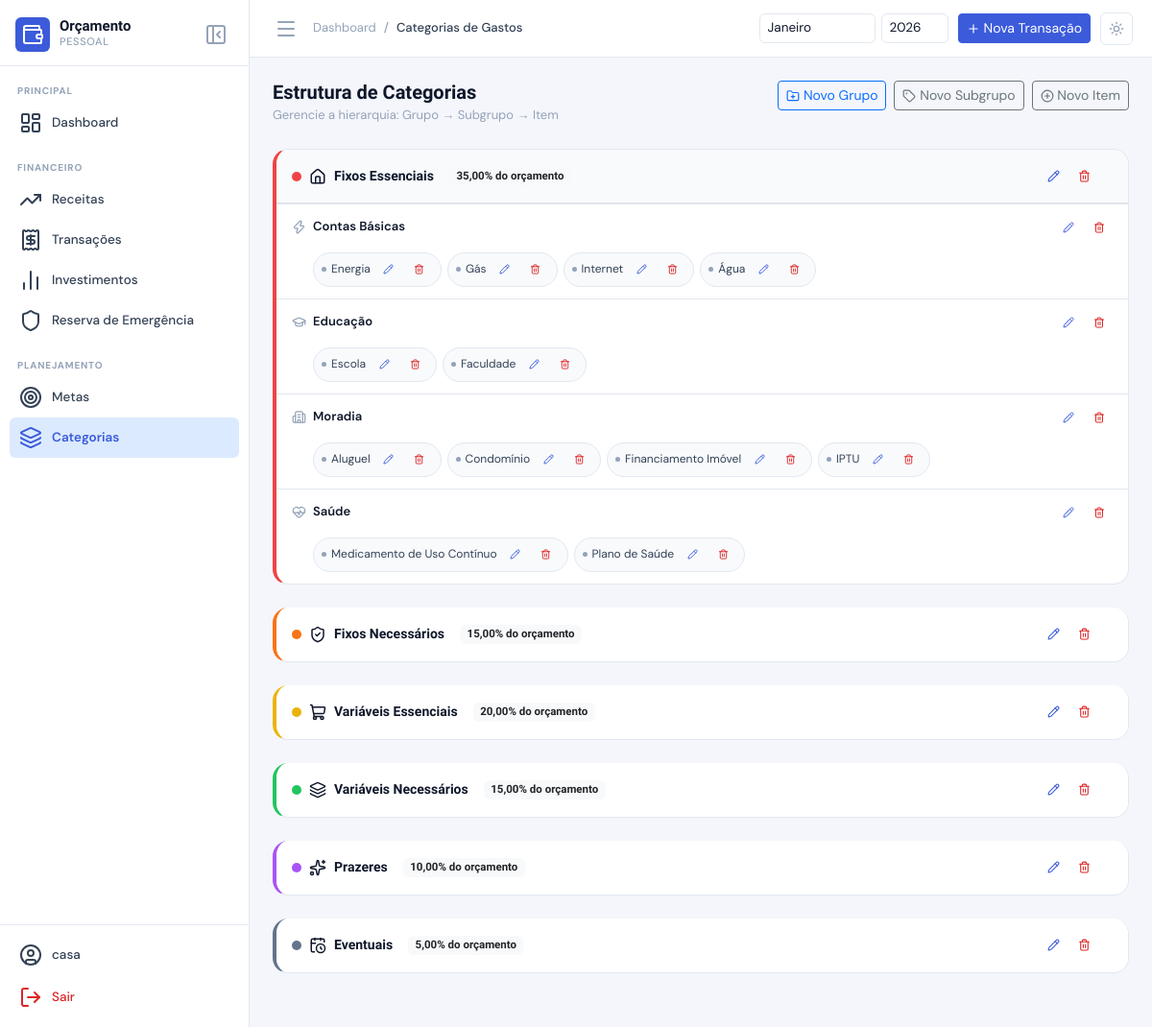
Screenshot of /gastos/ (signed in) with the database file from the repository.
### core/models.py (models this page shows, shortened)
class ExpenseGroup(models.Model):
    user = models.ForeignKey(User, on_delete=models.CASCADE, related_name='expense_groups')
    name = models.CharField('Nome do Grupo', max_length=100)
    target_percentage = models.DecimalField(
        '% Alvo do Orçamento', max_digits=5, decimal_places=2, default=0,
        help_text='Percentual da renda mensal destinado a este grupo'
    )
    color = models.CharField('Cor (hex)', max_length=7, default='#6366f1')
    icon = models.CharField('Ícone (Lucide)', max_length=50, default='layers')
    order = models.PositiveSmallIntegerField('Ordem', default=0)
    is_active = models.BooleanField('Ativo', default=True)
    class Meta:
        verbose_name = 'Grupo de Despesa'
        verbose_name_plural = 'Grupos de Despesa'
        ordering = ['order', 'name']
        unique_together = ['user', 'name']

class ExpenseSubgroup(models.Model):
    group = models.ForeignKey(
        ExpenseGroup, on_delete=models.CASCADE, related_name='subgroups',
        verbose_name='Grupo'
    )
    name = models.CharField('Nome do Subgrupo', max_length=100)
    icon = models.CharField('Ícone (Lucide)', max_length=50, default='tag')
    order = models.PositiveSmallIntegerField('Ordem', default=0)
    is_active = models.BooleanField('Ativo', default=True)
    class Meta:
        verbose_name = 'Subgrupo de Despesa'
        verbose_name_plural = 'Subgrupos de Despesa'
        ordering = ['order', 'name']
        unique_together = ['group', 'name']

class ExpenseItem(models.Model):
    subgroup = models.ForeignKey(
        ExpenseSubgroup, on_delete=models.CASCADE, related_name='items',
        verbose_name='Subgrupo'
    )
    name = models.CharField('Nome do Item', max_length=100)
    is_active = models.BooleanField('Ativo', default=True)
    class Meta:
        verbose_name = 'Item de Despesa'
        verbose_name_plural = 'Itens de Despesa'
        ordering = ['name']
        unique_together = ['subgroup', 'name']

### core/views/expenses.py (the view)
# urls.py: path('gastos/', expenses.ExpenseStructureView.as_view(), name='expense-structure'),
class ExpenseStructureView(LoginRequiredMixin, TemplateView):
    template_name = 'expenses/structure.html'
    def get_context_data(self, **kwargs):
        ctx = super().get_context_data(**kwargs)
        user = self.request.user
        today = datetime.date.today()
        groups = (
            ExpenseGroup.objects
            .filter(user=user)
            .prefetch_related('subgroups__items')
            .order_by('order')
        )
        income_month = Income.objects.filter(
            user=user, date__year=today.year, date__month=today.month
        ).aggregate(total=Sum('amount'))['total'] or Decimal('0')
        ctx.update({
            'groups': groups,
            'income_month': income_month,
            'group_form': ExpenseGroupForm(),
            'subgroup_form': ExpenseSubgroupForm(user=user),
            'item_form': ExpenseItemForm(user=user),
        })
        return ctx

### core/forms.py
class ExpenseGroupForm(forms.ModelForm):
    class Meta:
        model = ExpenseGroup
        fields = ['name', 'target_percentage', 'color', 'icon', 'order']
        labels = {
            'name': 'Nome do Grupo',
            'target_percentage': '% Alvo do Orçamento',
            'color': 'Cor',
            'icon': 'Ícone',
            'order': 'Ordem',
        }
        widgets = {
            'color': forms.TextInput(attrs={'type': 'color'}),
            'icon': forms.TextInput(attrs={'placeholder': 'Ex: home, shield-check'}),
            'target_percentage': forms.NumberInput(attrs={'step': '0.5', 'min': '0', 'max': '100'}),
        }

class ExpenseSubgroupForm(forms.ModelForm):
    class Meta:
        model = ExpenseSubgroup
        fields = ['group', 'name', 'icon', 'order']
        labels = {
            'group': 'Grupo',
            'name': 'Nome do Subgrupo',
            'icon': 'Ícone',
            'order': 'Ordem',
        }
        widgets = {
            'icon': forms.TextInput(attrs={'placeholder': 'Ex: home, tag'}),
        }
    def __init__(self, *args, user=None, **kwargs):
        super().__init__(*args, **kwargs)
        if user:
            self.fields['group'].queryset = ExpenseGroup.objects.filter(user=user, is_active=True)

### templates/expenses/structure.html (shortened to what this page needs)
{% extends 'base.html' %}
{% block breadcrumb %}
<li class="breadcrumb-item"><a href="{% url 'core:dashboard' %}">Dashboard</a></li>
<li class="breadcrumb-item active">Categorias de Gastos</li>
{% endblock %}
{% block content %}
<div class="page-header mb-4">
  <div>
    <h4 class="page-title">Estrutura de Categorias</h4>
    <p class="page-subtitle text-muted">Gerencie a hierarquia: Grupo → Subgrupo → Item</p>
  </div>
  <div class="page-actions">
    <a href="{% url 'core:expense-group-create' %}" class="btn btn-outline-primary btn-sm">
      <i data-lucide="folder-plus" style="width:14px;height:14px;"></i> Novo Grupo
    </a>
    <a href="{% url 'core:expense-subgroup-create' %}" class="btn btn-outline-secondary btn-sm">
      <i data-lucide="tag" style="width:14px;height:14px;"></i> Novo Subgrupo
    </a>
    <a href="{% url 'core:expense-item-create' %}" class="btn btn-outline-secondary btn-sm">
      <i data-lucide="plus-circle" style="width:14px;height:14px;"></i> Novo Item
    </a>
  </div>
</div>
<div class="accordion structure-accordion" id="groupsAccordion">
  {% for group in groups %}
  <div class="accordion-item structure-group mb-3" style="--group-color: {{ group.color }};">
    <h2 class="accordion-header">
      <button class="accordion-button {% if not forloop.first %}collapsed{% endif %} structure-group-btn"
              type="button"
              data-bs-toggle="collapse"
              data-bs-target="#group-{{ group.pk }}"
              aria-expanded="{% if forloop.first %}true{% else %}false{% endif %}">
        <div class="structure-group-info">
          <span class="structure-group-dot" style="background:{{ group.color }};"></span>
          <i data-lucide="{{ group.icon }}" style="width:18px;height:18px;"></i>
          <strong>{{ group.name }}</strong>
          <span class="badge bg-light text-dark ms-2">{{ group.target_percentage }}% do orçamento</span>
        </div>
        <div class="structure-group-actions ms-auto me-3">
          <a href="{% url 'core:expense-group-update' group.pk %}" class="btn-icon btn-icon--edit" onclick="event.stopPropagation()">
            <i data-lucide="pencil" style="width:13px;height:13px;"></i>
          </a>
          <a href="{% url 'core:expense-group-delete' group.pk %}" class="btn-icon btn-icon--delete" onclick="event.stopPropagation()">
            <i data-lucide="trash-2" style="width:13px;height:13px;"></i>
          </a>
        </div>
      </button>
    </h2>
    <div id="group-{{ group.pk }}" class="accordion-collapse collapse {% if forloop.first %}show{% endif %}">
      <div class="accordion-body p-0">
        {% for subgroup in group.subgroups.all %}
        <div class="structure-subgroup">
          <div class="structure-subgroup-header">
            <i data-lucide="{{ subgroup.icon }}" style="width:15px;height:15px;color:var(--color-muted);"></i>
            <span class="structure-subgroup-name">{{ subgroup.name }}</span>
            <div class="ms-auto d-flex gap-1">
              <a href="{% url 'core:expense-subgroup-update' subgroup.pk %}" class="btn-icon btn-icon--edit">
                <i data-lucide="pencil" style="width:12px;height:12px;"></i>
              </a>
              <a href="{% url 'core:expense-subgroup-delete' subgroup.pk %}" class="btn-icon btn-icon--delete">
                <i data-lucide="trash-2" style="width:12px;height:12px;"></i>
              </a>
            </div>
          </div>
          <div class="structure-items-wrap">
            {% for item in subgroup.items.all %}
            <div class="structure-item">
              <span class="structure-item-dot"></span>
              <span class="structure-item-name">{{ item.name }}</span>
              <div class="ms-auto d-flex gap-1">
                <a href="{% url 'core:expense-item-update' item.pk %}" class="btn-icon btn-icon--edit" style="padding:2px 4px;">
                  <i data-lucide="pencil" style="width:11px;height:11px;"></i>
                </a>
                <a href="{% url 'core:expense-item-delete' item.pk %}" class="btn-icon btn-icon--delete" style="padding:2px 4px;">
                  <i data-lucide="trash-2" style="width:11px;height:11px;"></i>
                </a>
              </div>
            </div>
            {% empty %}
            <span class="text-muted small ps-3">Nenhum item cadastrado.</span>
            {% endfor %}
          </div>
        </div>
        {% empty %}
        <div class="p-4 text-muted text-center">
          <p>Nenhum subgrupo neste grupo.</p>
          <a href="{% url 'core:expense-subgroup-create' %}" class="btn btn-outline-secondary btn-sm">Adicionar Subgrupo</a>
        </div>
        {% endfor %}
      </div>
    </div>
  </div>
  {% empty %}
  <div class="empty-state text-center py-5">
    <i data-lucide="layers" style="width:60px;height:60px;opacity:.2;"></i>
    <h5 class="mt-3 text-muted">Nenhum grupo cadastrado</h5>
    <a href="{% url 'core:expense-group-create' %}" class="btn btn-primary">Criar Grupo</a>
  </div>
  {% endfor %}
</div>
{% endblock %}

### templates/base.html (shortened to what this page needs)
<!DOCTYPE html>
<html lang="pt-BR" data-theme="light">
<head>
  <link href="https://cdn.jsdelivr.net/npm/bootstrap@5.3.3/dist/css/bootstrap.min.css" rel="stylesheet" />
  {% load static %}
  <link rel="stylesheet" href="{% static 'css/main.css' %}" />
</head>
<body>
  {% if user.is_authenticated %}
  <aside class="sidebar" id="sidebar">
    <div class="sidebar-header">
      <div class="brand">
        <div class="brand-icon">
          <i data-lucide="wallet"></i>
        </div>
        <div class="brand-text">
          <span class="brand-name">Orçamento</span>
          <span class="brand-sub">Pessoal</span>
        </div>
      </div>
      <button class="sidebar-toggle-btn" id="sidebarToggle" aria-label="Fechar menu">
        <i data-lucide="panel-left-close"></i>
      </button>
    </div>
    <nav class="sidebar-nav">
      <div class="nav-section">
        <span class="nav-label">Principal</span>
        <a href="{% url 'core:dashboard' %}" class="nav-item {% if request.resolver_match.url_name == 'dashboard' %}active{% endif %}">
          <i data-lucide="layout-dashboard"></i>
          <span>Dashboard</span>
        </a>
      </div>
      <div class="nav-section">
        <span class="nav-label">Financeiro</span>
        <a href="{% url 'core:income-list' %}" class="nav-item {% if 'income' in request.resolver_match.url_name %}active{% endif %}">
          <i data-lucide="trending-up"></i>
          <span>Receitas</span>
        </a>
        <a href="{% url 'core:transaction-list' %}" class="nav-item {% if 'transaction' in request.resolver_match.url_name %}active{% endif %}">
          <i data-lucide="receipt"></i>
          <span>Transações</span>
        </a>
        <a href="{% url 'core:investment-list' %}" class="nav-item {% if 'investment' in request.resolver_match.url_name %}active{% endif %}">
          <i data-lucide="bar-chart-2"></i>
          <span>Investimentos</span>
        </a>
        <a href="{% url 'core:emergency-reserve' %}" class="nav-item {% if request.resolver_match.url_name == 'emergency-reserve' %}active{% endif %}">
          <i data-lucide="shield"></i>
          <span>Reserva de Emergência</span>
        </a>
      </div>
      <div class="nav-section">
        <span class="nav-label">Planejamento</span>
        <a href="{% url 'core:goal-list' %}" class="nav-item {% if 'goal' in request.resolver_match.url_name %}active{% endif %}">
          <i data-lucide="target"></i>
          <span>Metas</span>
        </a>
        <a href="{% url 'core:expense-structure' %}" class="nav-item {% if 'expense' in request.resolver_match.url_name %}active{% endif %}">
          <i data-lucide="layers"></i>
          <span>Categorias</span>
        </a>
      </div>
    </nav>
    <div class="sidebar-footer">
      <a href="{% url 'core:profile' %}" class="nav-item {% if request.resolver_match.url_name == 'profile' %}active{% endif %}">
        <i data-lucide="user-circle"></i>
        <span>{{ user.get_full_name|default:user.username }}</span>
      </a>
      <a href="{% url 'logout' %}" class="nav-item nav-item-danger">
        <i data-lucide="log-out"></i>
        <span>Sair</span>
      </a>
    </div>
  </aside>
  <main class="main-content" id="mainContent">
    <header class="topbar">
      <div class="topbar-left">
        <button class="topbar-menu-btn" id="menuToggle" aria-label="Abrir menu">
          <i data-lucide="menu"></i>
        </button>
        <nav aria-label="breadcrumb" class="d-none d-md-block">
          <ol class="breadcrumb mb-0">
            {% block breadcrumb %}{% endblock %}
          </ol>
        </nav>
      </div>
      <div class="topbar-right">
        <form method="get" class="period-selector" id="periodForm">
          {% block period_filter %}
          <select name="month" class="form-select form-select-sm" onchange="this.form.submit()">
            {% now "n" as current_month %}
            <option value="1" {% if request.GET.month == "1" %}selected{% endif %}>Janeiro</option>
          </select>
          <input type="number" name="year" class="form-control form-control-sm year-input"
                 value="{{ request.GET.year|default_if_none:'' }}"
                 placeholder="Ano" min="2000" max="2100"
                 onchange="this.form.submit()" />
          {% endblock %}
        </form>
        <a href="{% url 'core:transaction-create' %}" class="btn btn-primary btn-sm d-none d-md-flex align-items-center gap-1">
          <i data-lucide="plus" style="width:14px;height:14px;"></i>
          <span>Nova Transação</span>
        </a>
        <button class="theme-toggle" id="themeToggle" aria-label="Alternar tema">
          <i data-lucide="sun" class="icon-light"></i>
        </button>
      </div>
    </header>
    <div class="page-content">
      {% block content %}{% endblock %}
    </div>
  </main>
  {% else %}
  <div class="auth-wrapper">
    {% block auth_content %}{% endblock %}
  </div>
  {% endif %}
</body>
</html>

### rows the page displays
ExpenseGroup: name "Fixos Essenciais", target_percentage "35,00"
ExpenseSubgroup: name "Contas Básicas"
ExpenseItem: name "Energia"
ExpenseItem: name "Gás"
ExpenseItem: name "Internet"
ExpenseItem: name "Água"
ExpenseSubgroup: name "Educação"
ExpenseItem: name "Escola"
ExpenseItem: name "Faculdade"
ExpenseSubgroup: name "Moradia"
ExpenseItem: name "Aluguel"
ExpenseItem: name "Condomínio"
ExpenseItem: name "Financiamento Imóvel"
ExpenseItem: name "IPTU"
ExpenseSubgroup: name "Saúde"
ExpenseItem: name "Medicamento de Uso Contínuo"
ExpenseItem: name "Plano de Saúde"
ExpenseGroup: name "Fixos Necessários", target_percentage "15,00"
ExpenseGroup: name "Variáveis Essenciais", target_percentage "20,00"
ExpenseGroup: name "Variáveis Necessários", target_percentage "15,00"
ExpenseGroup: name "Prazeres", target_percentage "10,00"
ExpenseGroup: name "Eventuais", target_percentage "5,00"

### other values shown
{{ user.get_full_name|default:user.username }} "casa"
